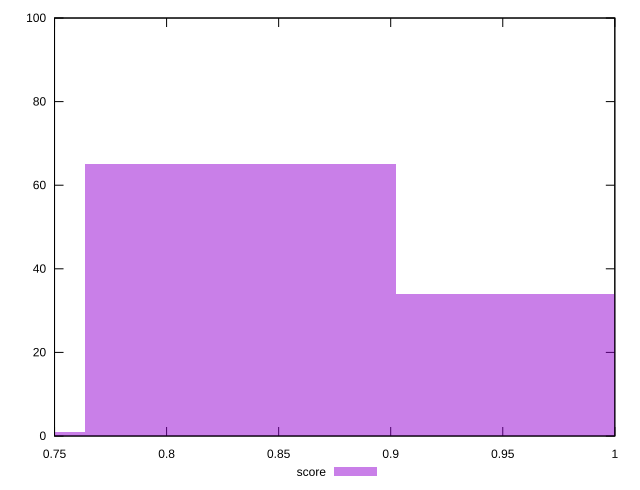

Write the gnuplot code that produced this figure.
reset

$score <<EOF
0.694098138587681 1
0.9717373940227534 34
0.8329177663052172 65
EOF

set key outside below
set boxwidth 0.1388196277175362
set xrange [0.75:1]
set yrange [0:100]
set trange [0:100]
set style fill transparent solid 0.5 noborder
set terminal svg size 640, 490 enhanced background rgb 'white'
set output "reports/report_00032_2021-02-25T10-28-15.087Z/unminified-javascript/samples/astro/score/histogram.svg"

plot $score title "score" with boxes

reset
